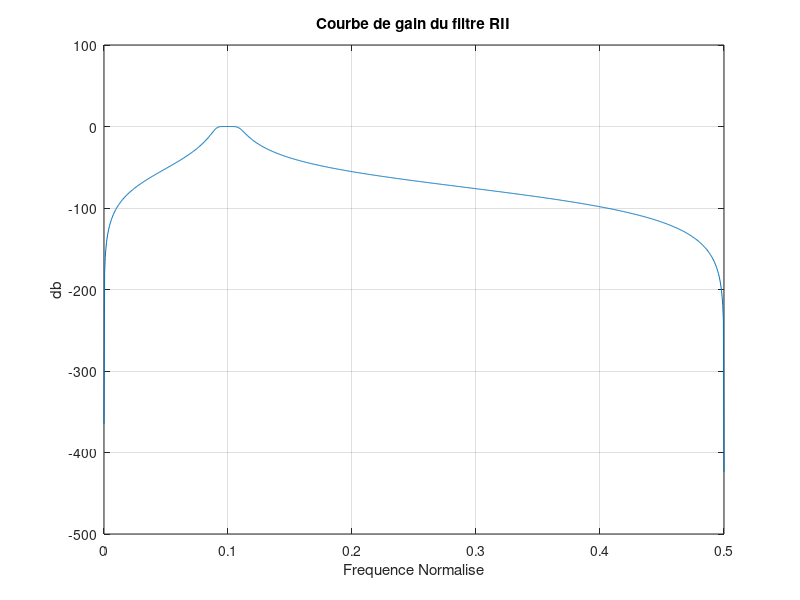

Here is the MATLAB script that generated this plot:
load signal04

v0 = 0.1;

vc1=0.9*v0;
vc2=1.1*v0;
vatt1=0.75*v0;
vatt2=1.25*v0;
a=3;
b=20;
[N,wn] = buttord(2*[vc1 vc2],2*[vatt1 vatt2],a,b);
[B,A] = butter(N,wn);

v = linspace(0,0.5,1000);
w = 2*pi*v;
H = freqz(B,A,w);
Hm = abs(H);
Hm = 20*log10(Hm);
figure
plot(v,Hm)
grid
xlabel('Frequence Normalise')
ylabel('db')
title('Courbe de gain du filtre RII')